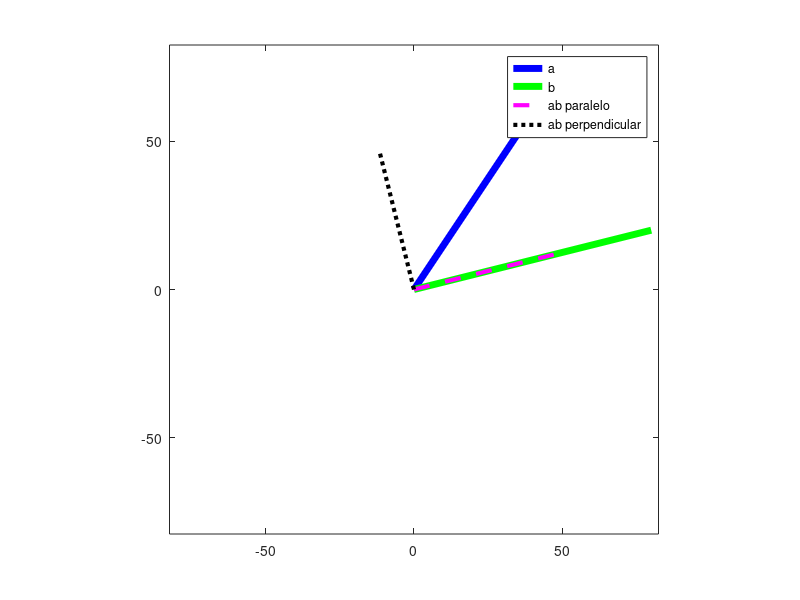

MATLAB code for this plot:
close all; clc; clear all;
%%
%     Curso do canal ExataMenteS
%     Aula 7 - Vetores Ortogonais
%     Se inscreva no canal e nos ajude a crescer <3
%     Vamos melhorar o Brasil atr�ves da tecnologia :)
%     Instrutor: Jo�o Pinheiro
%%

% Vetor que sera decomposto
a = [ 4 6 ]'*10

% Vetor de referencia
b = [ 8 2 ]'*10

% Componente paralela
alfa = (a' * b)/(b' * b)% Projecao escalar
ab_Paralelo = alfa * b % Vetor projetado

% Componente ortogonal
ab_Perpendicular = a - ab_Paralelo

% Plot dos vetores
figure(1), clf
plot([0 a(1)],[0 a(2)],'b','linew',5) % Vetor original a
hold on
plot([0 b(1)],[0 b(2)],'g','linew',5) % Vetor original b

% Plot das componentes
plot([0, ab_Paralelo(1)],[0, ab_Paralelo(2)],'m--','linew',3) % ab paralelos
plot([0, ab_Perpendicular(1)],[0, ab_Perpendicular(2)],'k:','linew',3)  % ab perpendicular


legend({'a';'b';'ab paralelo';'ab perpendicular'})
axis([-1 1 -1 1]*max([norm(a) norm(b)]))

axis square

%%
